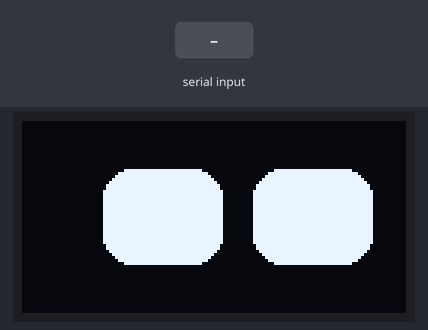
The sketch below on a simulated Arduino Uno, built with avr-gcc and run on an emulated ATmega328P. Shown: 128×64 one-colour display. Inputs (shaded band) come from the test bench. Random numbers use the default seed unless the sketch sets one; what the sketch prints to the serial monitor is not drawn.

Above: at 4.9 s.
5.3 s: "A,45\n" received over Serial
At 6.5 s:
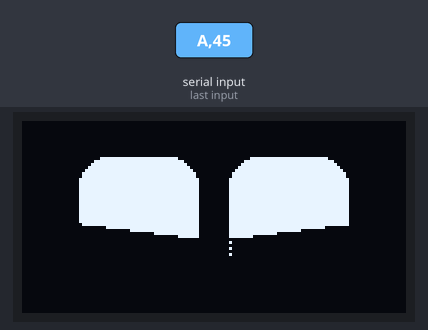
At 8.03 s:
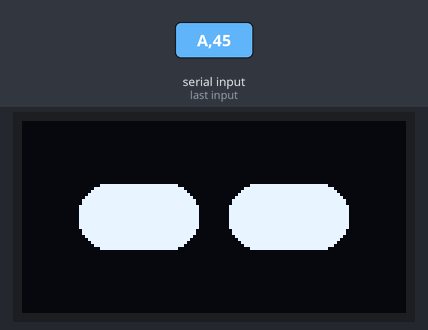
8.3 s: "A90\n" received over Serial
At 9.52 s:
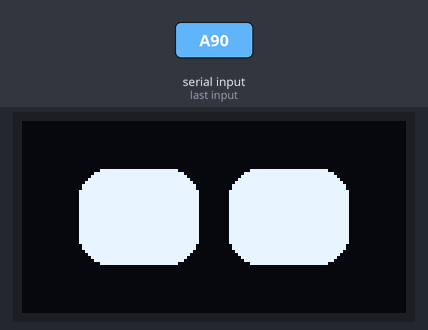
Timing chart, 0 to 11.3 s (numbered marks = the images above; inputs shaded):
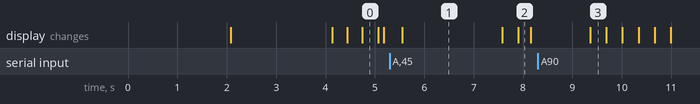

Measured:
- after the input at 8.3 s, the display: changes after 1.1 s (image 3)
- what the display in image 1 shows lasts 2.0 s, from 5.6 s to 7.6 s

The sketch:

ControlExpresiones.ino
```cpp
#include <SPI.h>
#include <Wire.h>
#include <Adafruit_GFX.h>
#include <Adafruit_SSD1306.h>

// Configuración de la pantalla OLED
#define SCREEN_WIDTH 128
#define SCREEN_HEIGHT 64
#define OLED_RESET -1
#define SCREEN_ADDRESS 0x3C
Adafruit_SSD1306 display(SCREEN_WIDTH, SCREEN_HEIGHT, &Wire, OLED_RESET);

// Estado inicial
bool demo_mode = true;
const int MAX_ANIMATION_INDEX = 8;
int current_animation_index = 0;

// Parámetros de referencia de los ojos
const int REF_EYE_HEIGHT = 40;
const int REF_EYE_WIDTH = 40;
const int REF_SPACE_BETWEEN_EYE = 10;
const int REF_CORNER_RADIUS = 10;

// Estado actual de los ojos
int left_eye_x = 32;
int left_eye_y = 32;
int right_eye_x = left_eye_x + REF_EYE_WIDTH + REF_SPACE_BETWEEN_EYE;
int right_eye_y = 32;
int eye_height = REF_EYE_HEIGHT;
int eye_width = REF_EYE_WIDTH;

// Función para dibujar los ojos
void draw_eyes(bool update = true) {
    display.clearDisplay();
    display.fillRoundRect(left_eye_x - eye_width / 2, left_eye_y - eye_height / 2, eye_width, eye_height, REF_CORNER_RADIUS, SSD1306_WHITE);
    display.fillRoundRect(right_eye_x - eye_width / 2, right_eye_y - eye_height / 2, eye_width, eye_height, REF_CORNER_RADIUS, SSD1306_WHITE);
    if (update) display.display();
}

// Centrar los ojos en la pantalla
void center_eyes(bool update = true) {
    left_eye_x = SCREEN_WIDTH / 2 - REF_EYE_WIDTH / 2 - REF_SPACE_BETWEEN_EYE / 2;
    right_eye_x = SCREEN_WIDTH / 2 + REF_EYE_WIDTH / 2 + REF_SPACE_BETWEEN_EYE / 2;
    left_eye_y = right_eye_y = SCREEN_HEIGHT / 2;
    eye_height = REF_EYE_HEIGHT;
    eye_width = REF_EYE_WIDTH;
    draw_eyes(update);
}

// Función para parpadear
void blink(int speed = 12) {
    for (int i = 0; i < 3; i++) {
        eye_height -= speed;
        draw_eyes();
        delay(1);
    }
    for (int i = 0; i < 3; i++) {
        eye_height += speed;
        draw_eyes();
        delay(1);
    }
}

// Función para simular los ojos dormidos
void sleep() {
    eye_height = 2;
    draw_eyes(true);
}

// Función para despertar los ojos
void wakeup() {
    sleep();
    for (int h = 0; h <= REF_EYE_HEIGHT; h += 2) {
        eye_height = h;
        draw_eyes(true);
    }
}

// Función para simular ojos felices
void happy_eye() {
    center_eyes(false);
    int offset = REF_EYE_HEIGHT / 2;
    for (int i = 0; i < 10; i++) {
        display.fillTriangle(left_eye_x - REF_EYE_WIDTH / 2, left_eye_y + offset, left_eye_x + REF_EYE_WIDTH / 2, left_eye_y + 5 + offset, left_eye_x - REF_EYE_WIDTH / 2, left_eye_y + REF_EYE_HEIGHT + offset, SSD1306_BLACK);
        display.fillTriangle(right_eye_x + REF_EYE_WIDTH / 2, right_eye_y + offset, right_eye_x - REF_EYE_WIDTH / 2, right_eye_y + 5 + offset, right_eye_x + REF_EYE_WIDTH / 2, right_eye_y + REF_EYE_HEIGHT + offset, SSD1306_BLACK);
        offset -= 2;
        display.display();
        delay(1);
    }
    delay(1000);
}

// Función para mover los ojos en movimientos sacádicos
void saccade(int direction_x, int direction_y) {
    left_eye_x += 8 * direction_x;
    right_eye_x += 8 * direction_x;
    left_eye_y += 6 * direction_y;
    right_eye_y += 6 * direction_y;
    eye_height -= 8;
    draw_eyes();
    delay(1);
    eye_height += 8;
    draw_eyes();
    delay(1);
}

// Lanzar animaciones según el índice
void launch_animation(int animation_index) {
    if (animation_index > MAX_ANIMATION_INDEX) animation_index = MAX_ANIMATION_INDEX;
    switch (animation_index) {
        case 0: wakeup(); break;
        case 1: center_eyes(true); break;
        case 2: saccade(1, 0); break;
        case 3: saccade(-1, 0); break;
        case 4: blink(10); break;
        case 5: blink(20); break;
        case 6: happy_eye(); break;
        case 7: sleep(); break;
        case 8:
            center_eyes(true);
            for (int i = 0; i < 20; i++) {
                int dir_x = random(-1, 2);
                int dir_y = random(-1, 2);
                saccade(dir_x, dir_y);
                delay(1);
                saccade(-dir_x, -dir_y);
                delay(1);
            }
            break;
    }
}

void setup() {
    display.begin(SSD1306_SWITCHCAPVCC, SCREEN_ADDRESS);
    Serial.begin(115200);
    display.clearDisplay();
    display.setTextSize(1);
    display.setTextColor(SSD1306_WHITE);
    display.setCursor(0, 0);
    display.println(F("Steveen Sinchiguano"));
    display.display();
    delay(2000);
    sleep();
    delay(2000);
}

void loop() {
    if (demo_mode) {
        launch_animation(current_animation_index++);
        if (current_animation_index > MAX_ANIMATION_INDEX) current_animation_index = 0;
    }
    if (Serial.available()) {
        String data = Serial.readString();
        data.trim();
        if (data[0] == 'A') {
            demo_mode = false;
            int anim = data.substring(1).toInt();
            launch_animation(anim);
            Serial.println(anim);
        }
    }
}
```
